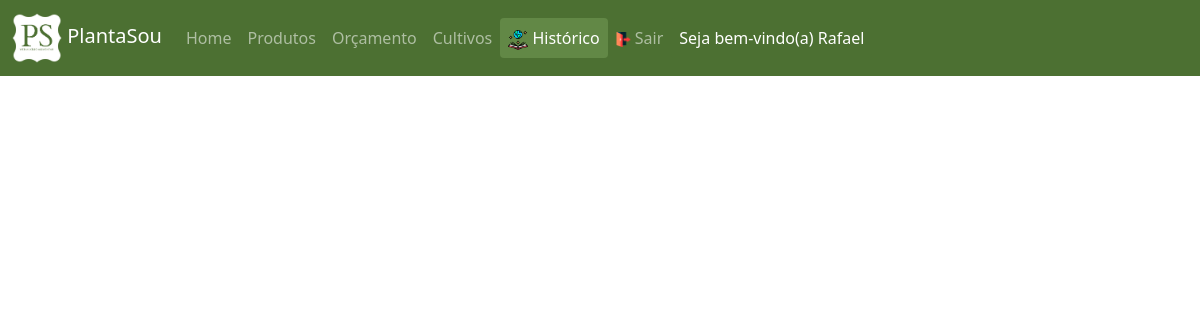
The page /php/historico.php (signed in) on the database as committed earlier.
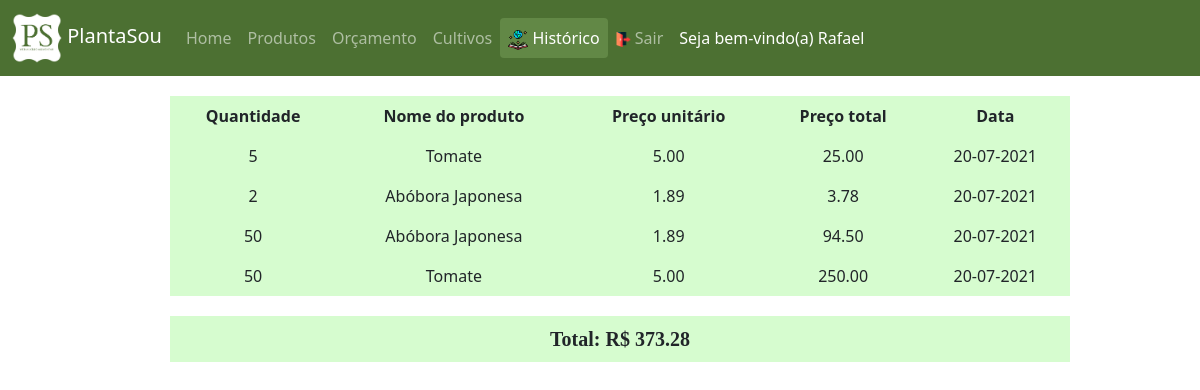
The same page on the database as committed later.
### tables this page shows
CREATE TABLE IF NOT EXISTS `usuario` (
  `cod_usuario` int(11) NOT NULL AUTO_INCREMENT,
  `nome` varchar(50) NOT NULL,
  `senha` varchar(50) NOT NULL,
  `email` varchar(50) NOT NULL,
  PRIMARY KEY (`cod_usuario`)
);

CREATE TABLE IF NOT EXISTS `historico` (
  `cod_historico` int(11) NOT NULL AUTO_INCREMENT,
  `cod_usuario` int(11) NOT NULL,
  `cod_produto` int(11) DEFAULT NULL,
  `quantidade_produto` int(11) DEFAULT NULL,
  `data_` varchar(20) DEFAULT NULL,
  `total` float DEFAULT NULL,
  PRIMARY KEY (`cod_historico`),
  KEY `cod_usuario` (`cod_usuario`),
  KEY `cod_produto` (`cod_produto`)
);

CREATE TABLE IF NOT EXISTS `produto` (
  `cod_produto` int(11) NOT NULL AUTO_INCREMENT,
  `nome` varchar(1000) DEFAULT NULL,
  `vitaminas` varchar(1000) DEFAULT NULL,
  `beneficios` varchar(1000) DEFAULT NULL,
  `preco` float DEFAULT NULL,
  `cod_cultivo` int(255) NOT NULL,
  `imagem` varchar(1000) DEFAULT NULL,
  PRIMARY KEY (`cod_produto`),
  KEY `cod_cultivo` (`cod_cultivo`)
);

### php/historico.php (the view, shortened to what the changed rows need)
<?php
    if(isset($_COOKIE["USER"])){
        $usuario= $_COOKIE["USER"];
    }
?>
<!DOCTYPE html>
<html lang="pt-br">
<head>
</head>
<body>
    <div class="navbar-custom">
        <nav class="navbar navbar-expand-lg navbar-dark ">
            <div class="media">
                <div class="container-fluid">
                    <div class="collapse navbar-collapse" id="navbarSupportedContent">
                        <ul class="navbar-nav nav-pills nav-link-color me-auto mb-2 mb-lg-0">
                        <?php
                            if(isset($_COOKIE["USER"]) || isset($_COOKIE["ADM"])){
                                echo'
                                    <li class="nav-item">
                                        <a class="nav-link nav-link-color active_usuario">Seja bem-vindo(a) ';
                                            if(isset($_COOKIE["USER"])){
                                                include('../inc/conexao.php');
                                                $sql="SELECT nome FROM usuario WHERE cod_usuario=$usuario";
                                                $query=mysqli_query($con, $sql);
                                                if(mysqli_num_rows($query)>0){
                                                    while(($nome=mysqli_fetch_assoc($query))!=NULL){
                                                        echo $nome['nome'];
                                                    }
                                                }
                                            }
                                            elseif(isset($_COOKIE["ADM"])){
                                                echo "Administrador(a)";
                                            }
                                echo'
                                        </a>
                                    </li>';
                            }
                            ?>
                        </ul>
                    </div>
                </div>
            </div>
        </nav>
    </div>
    <?php
        include("../inc/conexao.php");
        $sql="SELECT * FROM historico h INNER JOIN produto p ON h.cod_produto=p.cod_produto WHERE cod_usuario=$usuario";
        $query=mysqli_query($con, $sql);
        $preco_final=0;
        if(mysqli_num_rows($query)>0){
            echo'
            <table class="table table-borderless tabela w-75 p-3">
                <thead>
                    <tr class="centro">
                        <th>Quantidade</th>
                        <th>Nome do produto</th>
                        <th>Preço unitário</th>
                        <th>Preço total</th>
                        <th>Data</th>
                    </tr>
                </thead>';
            while(($historico_user=mysqli_fetch_assoc($query))!=NULL){
                echo '
                <tbody>
                    <tr class="centro">
                        <td>'.$historico_user["quantidade_produto"].'</td>
                        <td>'.$historico_user["nome"].'</td>
                        <td>'.number_format($historico_user["preco"],2).'</td>
                        <td>'.number_format($historico_user["total"],2).'</td>
                        <td>'.$historico_user["data_"].'</td>
                    </tr>
                </tbody>
                ';
                $preco_final+=$historico_user["total"];
           }
           echo'
           </table>
            <table class="table table-borderless tabela w-75 p-3">
                <tfoot>
                    <tr class="centro font">
                        <th colspan="6">Total: R$ '.number_format($preco_final,2).'</th>
                    </tr>
                </tfoot>
            </table>';
        }
    ?>
<?php
    include "./login.php";
    include "./cadastro_produto.php";
?>
<link rel="stylesheet" href="../css/estilo.css">
<link rel="stylesheet" type="text/css" href="//netdna.bootstrapcdn.com/bootstrap/5.0.1/css/bootstrap.min.css">
</body>
</html>

Rows that differ between the two databases and show on the page:
added historico: quantidade_produto "5", cod_produto.nome "Tomate", cod_produto.preco "5.00", total "25.00", data_ "20-07-2021"
added historico: quantidade_produto "2", cod_produto.nome "Abóbora Japonesa", cod_produto.preco "1.89", total "3.78", data_ "20-07-2021"
added historico: quantidade_produto "50", cod_produto.nome "Abóbora Japonesa", cod_produto.preco "1.89", total "94.50", data_ "20-07-2021"
added historico: quantidade_produto "50", cod_produto.nome "Tomate", cod_produto.preco "5.00", total "250.00", data_ "20-07-2021"
Other text that changed with them:
$preco_final: (not shown) → "373.28"
text now shown: "Quantidade Nome do produto Preço unitário Preço total Data Total: R$"
